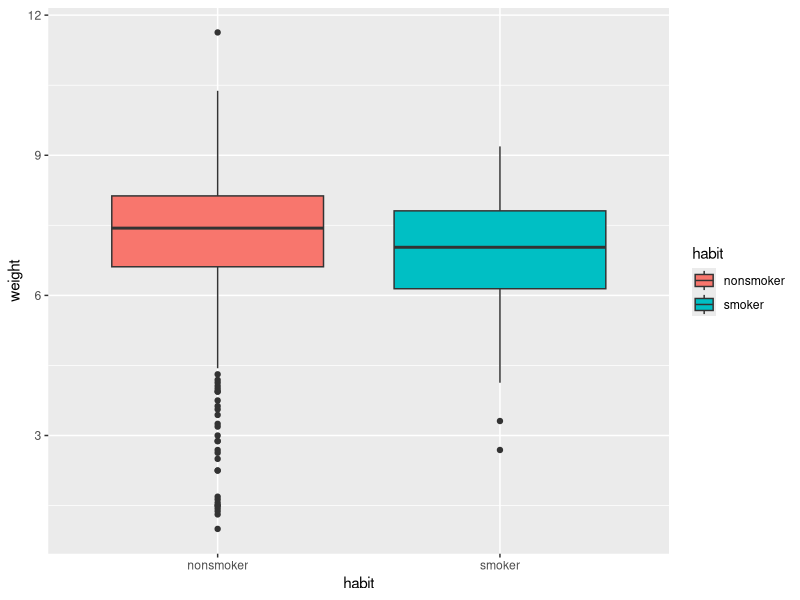

Reproduce this figure in R.
## ---- chunk 1

# Setup the environment
library(knitr)
knitr::opts_chunk$set(fig.align='center',fig.width=10, fig.height=6, fig.path='Figs/',  warning=FALSE, echo=TRUE, eval=TRUE, message=FALSE)

r = getOption("repos")
r["CRAN"] = "http://cran.us.r-project.org"
options(repos = r)

## ---- chunk 2
library(dplyr)
library(ggplot2)
## ---- chunk 3
nc<-read.csv('./nc.csv')
## ---- chunk 4

# show the structure of the data frame
str(nc)

# display the first few lings of the data frame
head(nc)

# return the dimension of the data frame
dim(nc)

# return the column names of the data frame
colnames(nc)
## ---- chunk 5
summary(nc$gained)
summary(nc$habit)
## ---- chunk 6
# Clean data from NA values for habit
nc_clean <- na.omit(nc)

ggplot(nc_clean) + aes(x=habit, y=weight, fill=habit) + geom_boxplot()
## ---- chunk 7
nc %>%
  group_by(habit) %>%
  summarise(mean_weight = mean(weight))
## ---- chunk 8
t.test(nc_clean$weight, mu=7.5)
## ---- chunk 9
smoker <- nc %>%
    filter(habit=='smoker')

nonsmoker <- nc %>%
    filter(habit=='nonsmoker')

## ---- chunk 10

t.test(smoker$weight, nonsmoker$weight)
print(mean(smoker$weight))
print(mean(nonsmoker$weight))

## ---- chunk 11
t.test(smoker$weight, nonsmoker$weight, alternative='less')
## ---- chunk 12

boys <- nc_clean %>%
  filter(gender=="male")

girls <- nc_clean %>%
  filter(gender=="female")

t.test(boys$weight, girls$weight, alternative='greater')

## ---- chunk 13
nc %>%
  group_by(nc$lowbirthweight, nc$habit) %>%
  summarise(n())
## ---- chunk 14
# for two-sided test
prop.test(c(92,18), c(781+92,108+18))

# for single-sided test
prop.test(c(92,18), c(781+92,108+18), alternative='less')

